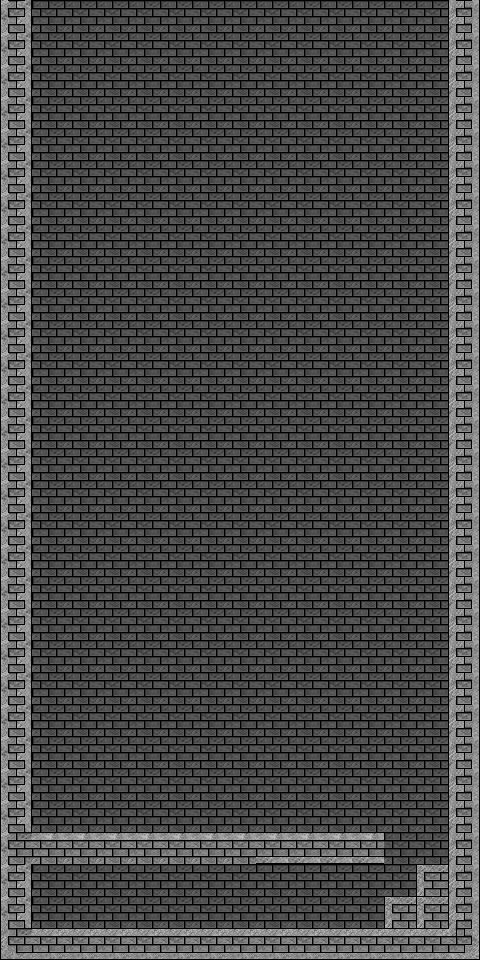

This game map was drawn from its Tiled (.tmx) file and the tilesets committed beside it. A one-line description and the full map source follow:
An orthogonal 15x30 tile map with 32x32 px tiles, 1 tile layer (Kachelebene 1) and 10 objects (6x Collision, 2x Picture, PlayerSpawn, Teleporter).

<map version="1.0" orientation="orthogonal" width="15" height="30" tilewidth="32" tileheight="32">
 <tileset firstgid="1" name="wall" tilewidth="32" tileheight="32">
  <image source="wall.png" width="320" height="320" />
 </tileset>
 <layer name="Kachelebene 1" width="15" height="30">
  <data encoding="csv">
54,5,5,5,5,5,5,5,5,5,5,5,5,5,56,
54,5,5,5,5,5,5,5,5,5,5,5,5,5,56,
54,5,5,5,5,5,5,5,5,5,5,5,5,5,56,
54,5,5,5,5,5,5,5,5,5,5,5,5,5,56,
54,5,5,5,5,5,5,5,5,5,5,5,5,5,56,
54,5,5,5,5,5,5,5,5,5,5,5,5,5,56,
54,5,5,5,5,5,5,5,5,5,5,5,5,5,56,
54,5,5,5,5,5,5,5,5,5,5,5,5,5,56,
54,5,5,5,5,5,5,5,5,5,5,5,5,5,56,
54,5,5,5,5,5,5,5,5,5,5,5,5,5,56,
54,5,5,5,5,5,5,5,5,5,5,5,5,5,56,
54,5,5,5,5,5,5,5,5,5,5,5,5,5,56,
54,5,5,5,5,5,5,5,5,5,5,5,5,5,56,
54,5,5,5,5,5,5,5,5,5,5,5,5,5,56,
54,5,5,5,5,5,5,5,5,5,5,5,5,5,56,
54,5,5,5,5,5,5,5,5,5,5,5,5,5,56,
54,5,5,5,5,5,5,5,5,5,5,5,5,5,56,
54,5,5,5,5,5,5,5,5,5,5,5,5,5,56,
54,5,5,5,5,5,5,5,5,5,5,5,5,5,56,
54,5,5,5,5,5,5,5,5,5,5,5,5,5,56,
54,5,5,5,5,5,5,5,5,5,5,5,5,5,56,
54,5,5,5,5,5,5,5,5,5,5,5,5,5,56,
54,5,5,5,5,5,5,5,5,5,5,5,5,5,56,
54,5,5,5,5,5,5,5,5,5,5,5,5,5,56,
54,5,5,5,5,5,5,5,5,5,5,5,5,5,56,
54,5,5,5,5,5,5,5,5,5,5,5,5,5,56,
51,42,42,42,42,42,42,42,45,45,45,45,5,5,56,
54,5,5,5,5,5,5,5,5,5,5,5,5,41,56,
54,5,5,5,5,5,5,5,5,5,5,5,41,41,56,
61,65,65,65,65,65,65,65,65,65,65,65,65,65,66
</data>
 </layer>
 <objectgroup name="Objektebene 1" width="15" height="30">
  <object type="Picture" gid="14" x="64" y="928" />
  <object type="Picture" gid="4" x="64" y="896" />
 </objectgroup>
 <objectgroup name="Col" width="15" height="30">
  <object type="Collision" x="0" y="928" width="480" height="32" />
  <object type="Collision" x="0" y="0" width="32" height="928" />
  <object type="Collision" x="448" y="0" width="32" height="928" />
  <object type="Collision" x="32" y="832" width="352" height="32" />
  <object type="Collision" x="384" y="896" width="64" height="32" />
  <object type="Collision" x="416" y="864" width="32" height="32" />
 </objectgroup>
 <objectgroup name="events" width="15" height="30">
  <object type="PlayerSpawn" x="64" y="896" width="32" height="32" />
  <object name="testLevel.tmx" type="Teleporter" x="116" y="71" width="64" height="96" />
 </objectgroup>
</map>
